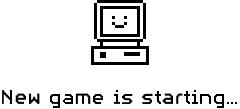
#> input picture newGameStarting.png, 240 x 109 px
$ python main.py
#> lines starting #> are read from the running program, lines starting #| are printed output that depends on the picture; after the words box and inside, x2 and y2 are one past the last pixel; in counts of white or black regions, pixels touching at a corner belong together
### print_frame_buffer.py
#!/usr/bin/env python

import sys
import os

def main():

    with open('image.pbm', 'rb') as fd:
        pbm_format = fd.readline().strip()
        if pbm_format != b'P4':
            print("ERROR: input file must be binary PBM (type P4)",
                  file = "image.pbm")
            return 1
        pbm_dims = [int(d) for d in fd.readline().strip().split()]
        pbm_data = fd.read()

    fbbase = "fb_{0}".format(os.path.basename("image.pbm"))
    fbname = os.path.splitext(fbbase)[0]
    with sys.stdout as fd:
        f = "{0} = framebuf.FrameBuffer(bytearray({1}), {2}, {3}, framebuf.MONO_HLSB)\n"
        fd.write(f.format(fbname, str(pbm_data), pbm_dims[0], pbm_dims[1]))


def usage():
    print("""usage: {0} PBM_FILE""".format(os.path.basename("image.pbm")),
          file = sys.stderr)

# [2 lines that do not run on import are left out]

### main.py
from PIL import Image
import os
import print_frame_buffer


def main():
    # Step 1: Open the 32-bit PNG image
    input_image_path = "newGameStarting.png"
    img = Image.open(input_image_path)
#> img is the input picture: PIL image 240x109 RGBA; mean R, G, B, A 230.9, 230.9, 230.9, 255

    # Step 2: Convert the image to grayscale
    grayscale_img = img.convert("L")

    # Step 3: Apply thresholding to binarize the image
    # Here, we use a threshold value of 128 for simplicity.
    # This value can be adjusted based on the specific needs.
    threshold_value = 165
    binary_img = grayscale_img.point(lambda x: 255 if x > threshold_value else 0, '1')
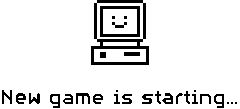
#> binary_img: PIL image 240x109 1; 90.4% white; 29 black regions (7 under 20 px), largest, box (x1, y1, x2, y2) and area: (91, 0, 149, 65) 942, (100, 6, 140, 37) 390, (76, 93, 90, 104) 87

    # Step 4: Save the image in 1-bit per pixel format
    output_image_path = "output_1bit.png"
    binary_img.save(output_image_path)

    # Step 5: SUse the 1 bit output png to convert to a bmp format
    input_image_path2 = "output_1bit.png"
    output_image_path2 = "image.bmp"

    with Image.open(input_image_path2) as img:
        # Convert and save the image in BMP format
        img.save(output_image_path2, "BMP")

    img = Image.open("image.bmp")

    # Step 6: deleting the intermediate 1 bit png
    # comment this to see intermediary state
    os.remove(output_image_path)

    print(f"Image converted and saved as {output_image_path2}")

    # Step 7: command terminal and use convert/magick to convert a bmp file to pbm format
    os.system("magick image.bmp image.pbm")

    # Step 8: print the frame buffer
    print_frame_buffer.main()


if __name__ == '__main__':
    main()

$ run again, with ChooseGameType.png copied over newGameStarting.png
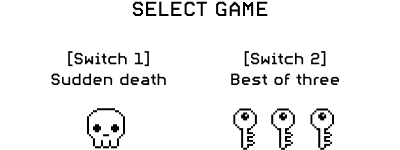
#> input picture ChooseGameType.png, 400 x 150 px
#> in main, img is the input picture: PIL image 400x150 RGBA; mean R, G, B, A 241.2, 241.2, 241.2, 255
#> in main, `binary_img = grayscale_img.point(lambda x: 255 if x > threshold_value ..`:
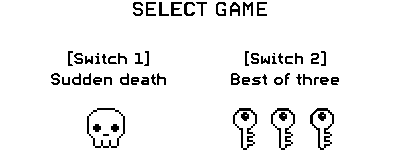
#> binary_img: PIL image 400x150 1; 93.9% white; black in thin lines or dots, all inside (x1, y1, x2, y2) = (51, 2, 339, 150)

$ run again, with bestofthreeSelected.png copied over newGameStarting.png
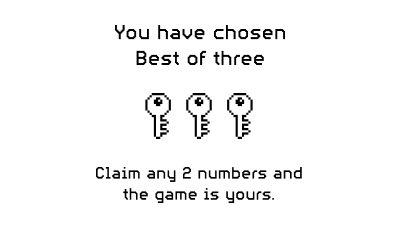
#> input picture bestofthreeSelected.png, 400 x 230 px
#> in main, img is the input picture: PIL image 400x230 RGBA; mean R, G, B, A 245.5, 245.5, 245.5, 255
#> in main, `binary_img = grayscale_img.point(lambda x: 255 if x > threshold_value ..`:
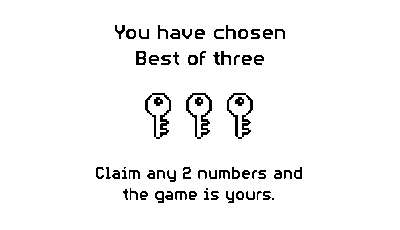
#> binary_img: PIL image 400x230 1; 95.7% white; black in thin lines or dots, all inside (x1, y1, x2, y2) = (96, 25, 302, 203)
